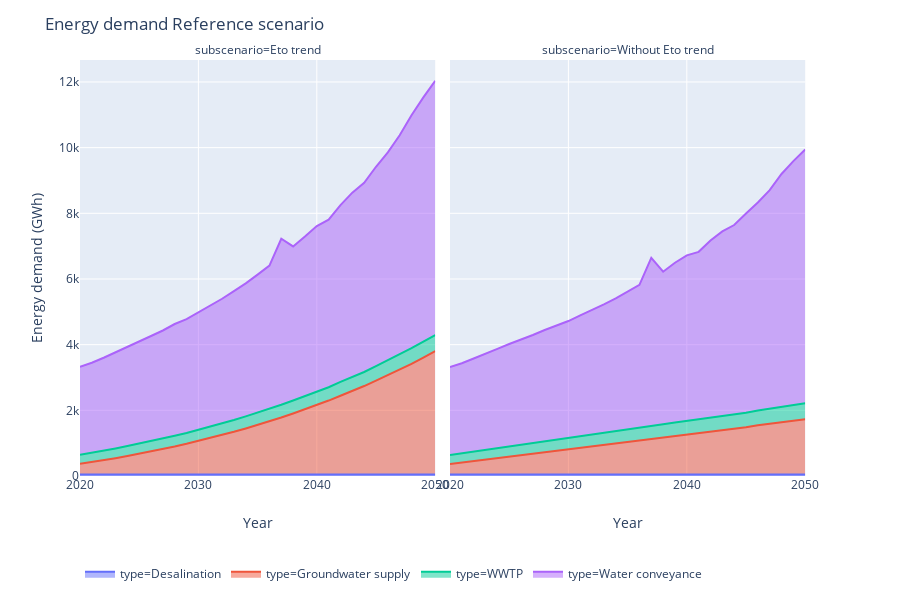

The cell this chart's notebook holds for it:
### Code cell
dff = pd.DataFrame()
df_all['Pipelines_data']['type'] = 'Water conveyance'
for df in ['Pipelines_data','Groundwater_pumping','wwtp_data','desal_data']:
    dff = dff.append(df_all[df], ignore_index=True, sort=False)
dff = dff.groupby(['subscenario', 'scenario','type','Year']).sum()/1000000/0.45
dff.reset_index(inplace=True)
dff = dff.loc[dff.scenario=='Reference']
fig = px.area(dff, x="Year", y="SWPA_E_", color='type', facet_col='subscenario')
fig.update_layout({'legend_orientation':'h'})
fig.update_layout({'title':'Energy demand Reference scenario','yaxis_title':'Energy demand (GWh)'})
fig.update_layout(legend=dict(x=0, y=-0.2))
fig.show()
# plotly.offline.plot(fig, filename='name.html')
fig.write_image('Reference_energy.png', width=700, height=400, scale=4)

### Figure 1 — Plotly figure (JSON) as saved in the notebook; plotly's stock layout.template omitted (floating-point values rounded to 4 significant figures)
{"data": [{"hoverlabel": {"namelength": 0}, "hovertemplate": "type=Desalination<br>subscenario=Eto trend<br>Year=%{x}<br>SWPA_E_=%{y}", "legendgroup": "type=Desalination", "line": {"color": "#636efa"}, "mode": "lines", "name": "type=Desalination", "orientation": "v", "showlegend": true, "stackgroup": "1", "type": "scatter", "x": [2020, 2021, 2022, 2023, 2024, 2025, 2026, 2027, 2028, 2029, 2030, 2031, 2032, 2033, 2034, 2035, 2036, 2037, 2038, 2039, 2040, 2041, 2042, 2043, 2044, 2045, 2046, 2047, 2048, 2049, 2050], "xaxis": "x", "y": [44.59, 44.47, 44.47, 44.47, 44.59, 44.47, 44.47, 44.47, 44.59, 44.47, 44.47, 44.47, 44.59, 44.47, 44.47, 44.47, 44.59, 44.47, 44.47, 44.47, 44.59, 44.47, 44.47, 44.47, 44.59, 44.47, 44.47, 44.47, 44.59, 44.47, 44.47], "yaxis": "y"}, {"hoverlabel": {"namelength": 0}, "hovertemplate": "type=Desalination<br>subscenario=Without Eto trend<br>Year=%{x}<br>SWPA_E_=%{y}", "legendgroup": "type=Desalination", "line": {"color": "#636efa"}, "mode": "lines", "name": "type=Desalination", "orientation": "v", "showlegend": false, "stackgroup": "1", "type": "scatter", "x": [2020, 2021, 2022, 2023, 2024, 2025, 2026, 2027, 2028, 2029, 2030, 2031, 2032, 2033, 2034, 2035, 2036, 2037, 2038, 2039, 2040, 2041, 2042, 2043, 2044, 2045, 2046, 2047, 2048, 2049, 2050], "xaxis": "x2", "y": [44.59, 44.47, 44.47, 44.47, 44.59, 44.47, 44.47, 44.47, 44.59, 44.47, 44.47, 44.47, 44.59, 44.47, 44.47, 44.47, 44.59, 44.47, 44.47, 44.47, 44.59, 44.47, 44.47, 44.47, 44.59, 44.47, 44.47, 44.47, 44.59, 44.47, 44.47], "yaxis": "y2"}, {"hoverlabel": {"namelength": 0}, "hovertemplate": "type=Groundwater supply<br>subscenario=Eto trend<br>Year=%{x}<br>SWPA_E_=%{y}", "legendgroup": "type=Groundwater supply", "line": {"color": "#EF553B"}, "mode": "lines", "name": "type=Groundwater supply", "orientation": "v", "showlegend": true, "stackgroup": "1", "type": "scatter", "x": [2020, 2021, 2022, 2023, 2024, 2025, 2026, 2027, 2028, 2029, 2030, 2031, 2032, 2033, 2034, 2035, 2036, 2037, 2038, 2039, 2040, 2041, 2042, 2043, 2044, 2045, 2046, 2047, 2048, 2049, 2050], "xaxis": "x", "y": [325.1, 379.0, 437.7, 499.3, 564.9, 632.7, 703.8, 777.2, 853.3, 935.5, 1022.0, 1111.0, 1203.0, 1301.0, 1405.0, 1511.0, 1621.0, 1738.0, 1861.0, 1988.0, 2116.0, 2253.0, 2399.0, 2544.0, 2695.0, 2860.0, 3026.0, 3199.0, 3371.0, 3563.0, 3757.0], "yaxis": "y"}, {"hoverlabel": {"namelength": 0}, "hovertemplate": "type=Groundwater supply<br>subscenario=Without Eto trend<br>Year=%{x}<br>SWPA_E_=%{y}", "legendgroup": "type=Groundwater supply", "line": {"color": "#EF553B"}, "mode": "lines", "name": "type=Groundwater supply", "orientation": "v", "showlegend": false, "stackgroup": "1", "type": "scatter", "x": [2020, 2021, 2022, 2023, 2024, 2025, 2026, 2027, 2028, 2029, 2030, 2031, 2032, 2033, 2034, 2035, 2036, 2037, 2038, 2039, 2040, 2041, 2042, 2043, 2044, 2045, 2046, 2047, 2048, 2049, 2050], "xaxis": "x2", "y": [319.2, 363.5, 409.0, 456.4, 501.3, 546.6, 592.8, 638.5, 681.5, 727.8, 773.2, 819.0, 861.9, 908.4, 953.1, 998.4, 1045.0, 1092.0, 1137.0, 1181.0, 1224.0, 1273.0, 1319.0, 1364.0, 1409.0, 1438.0, 1499.0, 1545.0, 1589.0, 1637.0, 1683.0], "yaxis": "y2"}, {"hoverlabel": {"namelength": 0}, "hovertemplate": "type=WWTP<br>subscenario=Eto trend<br>Year=%{x}<br>SWPA_E_=%{y}", "legendgroup": "type=WWTP", "line": {"color": "#00cc96"}, "mode": "lines", "name": "type=WWTP", "orientation": "v", "showlegend": true, "stackgroup": "1", "type": "scatter", "x": [2020, 2021, 2022, 2023, 2024, 2025, 2026, 2027, 2028, 2029, 2030, 2031, 2032, 2033, 2034, 2035, 2036, 2037, 2038, 2039, 2040, 2041, 2042, 2043, 2044, 2045, 2046, 2047, 2048, 2049, 2050], "xaxis": "x", "y": [275.4, 282.0, 288.7, 296.1, 303.6, 310.4, 314.6, 321.5, 327.9, 331.3, 339.9, 346.4, 351.7, 359.5, 366.7, 372.4, 381.4, 389.0, 395.6, 403.9, 409.1, 405.8, 420.4, 428.5, 427.7, 442.3, 450.4, 460.8, 476.0, 485.2, 489.4], "yaxis": "y"}, {"hoverlabel": {"namelength": 0}, "hovertemplate": "type=WWTP<br>subscenario=Without Eto trend<br>Year=%{x}<br>SWPA_E_=%{y}", "legendgroup": "type=WWTP", "line": {"color": "#00cc96"}, "mode": "lines", "name": "type=WWTP", "orientation": "v", "showlegend": false, "stackgroup": "1", "type": "scatter", "x": [2020, 2021, 2022, 2023, 2024, 2025, 2026, 2027, 2028, 2029, 2030, 2031, 2032, 2033, 2034, 2035, 2036, 2037, 2038, 2039, 2040, 2041, 2042, 2043, 2044, 2045, 2046, 2047, 2048, 2049, 2050], "xaxis": "x2", "y": [275.4, 282.0, 288.7, 296.1, 303.6, 310.4, 314.7, 321.5, 327.9, 331.3, 340.0, 346.4, 351.7, 359.5, 366.7, 372.4, 381.4, 389.0, 395.6, 403.9, 409.1, 405.8, 420.4, 428.5, 427.7, 442.3, 450.4, 460.8, 476.0, 485.2, 489.4], "yaxis": "y2"}, {"hoverlabel": {"namelength": 0}, "hovertemplate": "type=Water conveyance<br>subscenario=Eto trend<br>Year=%{x}<br>SWPA_E_=%{y}", "legendgroup": "type=Water conveyance", "line": {"color": "#ab63fa"}, "mode": "lines", "name": "type=Water conveyance", "orientation": "v", "showlegend": true, "stackgroup": "1", "type": "scatter", "x": [2020, 2021, 2022, 2023, 2024, 2025, 2026, 2027, 2028, 2029, 2030, 2031, 2032, 2033, 2034, 2035, 2036, 2037, 2038, 2039, 2040, 2041, 2042, 2043, 2044, 2045, 2046, 2047, 2048, 2049, 2050], "xaxis": "x", "y": [2682.0, 2742.0, 2831.0, 2922.0, 3024.0, 3117.0, 3200.0, 3288.0, 3403.0, 3466.0, 3571.0, 3686.0, 3798.0, 3926.0, 4050.0, 4204.0, 4361.0, 5053.0, 4691.0, 4857.0, 5042.0, 5104.0, 5388.0, 5611.0, 5761.0, 6071.0, 6335.0, 6672.0, 7095.0, 7438.0, 7744.0], "yaxis": "y"}, {"hoverlabel": {"namelength": 0}, "hovertemplate": "type=Water conveyance<br>subscenario=Without Eto trend<br>Year=%{x}<br>SWPA_E_=%{y}", "legendgroup": "type=Water conveyance", "line": {"color": "#ab63fa"}, "mode": "lines", "name": "type=Water conveyance", "orientation": "v", "showlegend": false, "stackgroup": "1", "type": "scatter", "x": [2020, 2021, 2022, 2023, 2024, 2025, 2026, 2027, 2028, 2029, 2030, 2031, 2032, 2033, 2034, 2035, 2036, 2037, 2038, 2039, 2040, 2041, 2042, 2043, 2044, 2045, 2046, 2047, 2048, 2049, 2050], "xaxis": "x2", "y": [2682.0, 2742.0, 2838.0, 2920.0, 3023.0, 3117.0, 3200.0, 3290.0, 3393.0, 3482.0, 3561.0, 3684.0, 3796.0, 3912.0, 4042.0, 4195.0, 4350.0, 5119.0, 4643.0, 4865.0, 5041.0, 5103.0, 5386.0, 5612.0, 5762.0, 6071.0, 6335.0, 6655.0, 7088.0, 7422.0, 7725.0], "yaxis": "y2"}], "layout": {"annotations": [{"font": {}, "showarrow": false, "text": "subscenario=Eto trend", "x": 0.24, "xanchor": "center", "xref": "paper", "y": 1, "yanchor": "bottom", "yref": "paper"}, {"font": {}, "showarrow": false, "text": "subscenario=Without Eto trend", "x": 0.74, "xanchor": "center", "xref": "paper", "y": 1, "yanchor": "bottom", "yref": "paper"}], "height": 600, "legend": {"orientation": "h", "tracegroupgap": 0, "x": 0, "y": -0.2}, "margin": {"t": 60}, "title": {"text": "Energy demand Reference scenario"}, "xaxis": {"anchor": "y", "domain": [0, 0.48], "title": {"text": "Year"}}, "xaxis2": {"anchor": "y2", "domain": [0.5, 0.98], "matches": "x", "title": {"text": "Year"}}, "yaxis": {"anchor": "x", "domain": [0, 1], "title": {"text": "Energy demand (GWh)"}}, "yaxis2": {"anchor": "x2", "domain": [0, 1], "matches": "y", "showticklabels": false}}}
